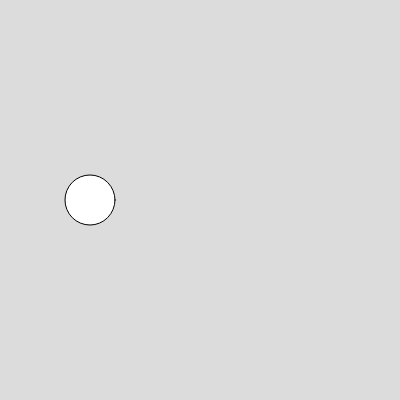
Frame 1 (no input)
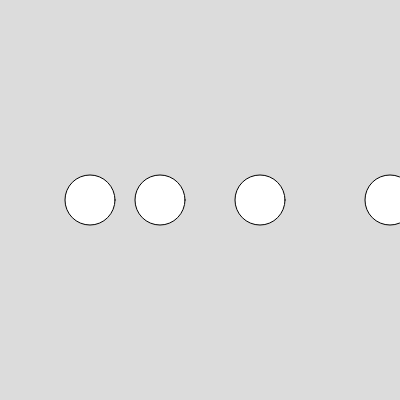
Frame 60 (no input)
Frame 120 (the mouse pressed at the canvas centre since frame 60): identical to frame 60, image omitted

The p5.js sketch that drew these frames (run headless with seeded random() and noise() and a simulated clock; from frame 60 on, the mouse is pressed at the canvas centre):

// p5.js sketch
// ── sketch.js
let x, y;
let speed;
let acceleration;

function setup() {
  createCanvas(400, 400);
  background(220);

  x = 50;
  y = 200;
  speed = 10;
  acceleration = 30;
}

function draw() {
  //background(220);

  // update the speed
  speed = speed + acceleration;

  // update the position
  x = x + speed;

  // display the circle
  circle(x, y, 50);
}
